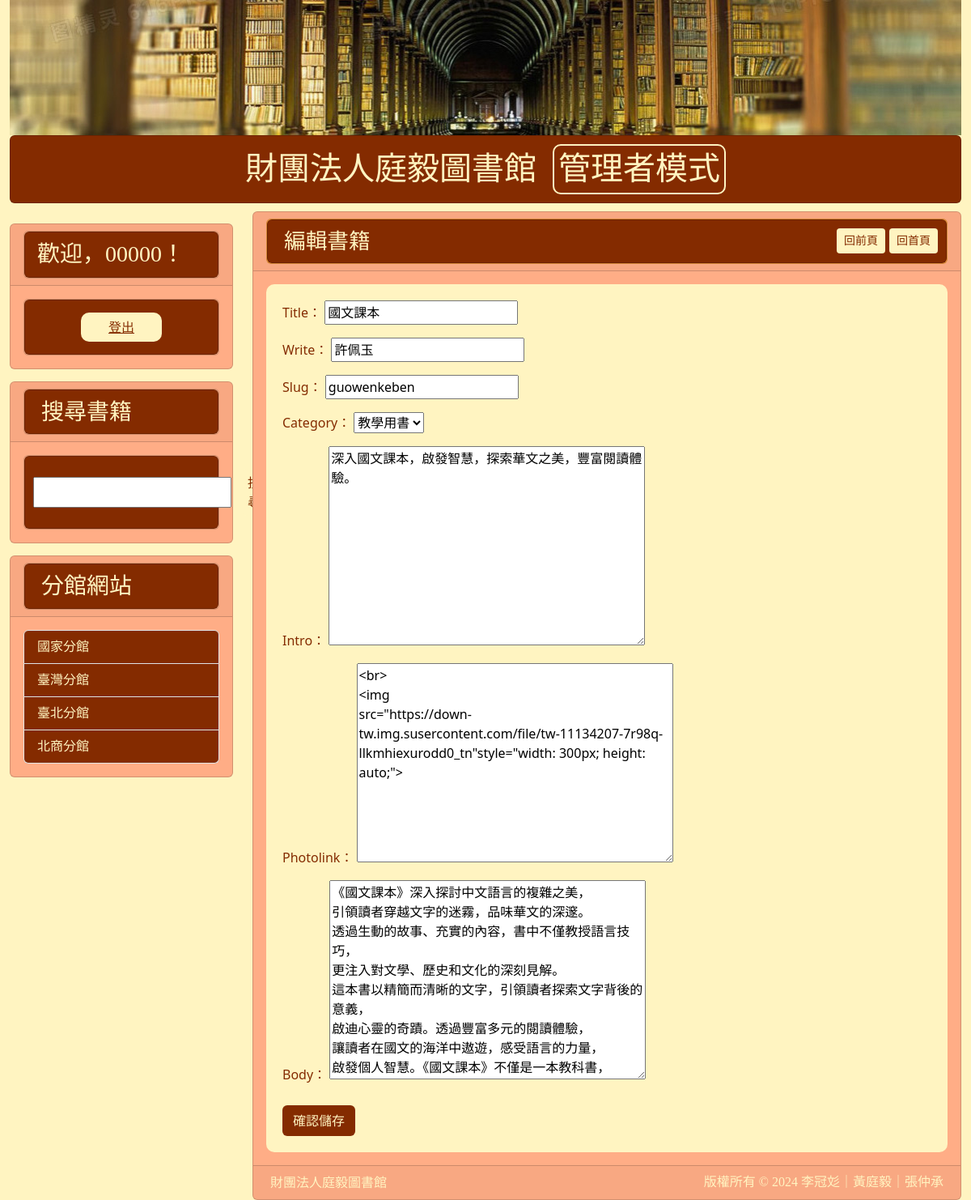
/edit_book/3/ (signed in), run on an earlier commit of the app's database.
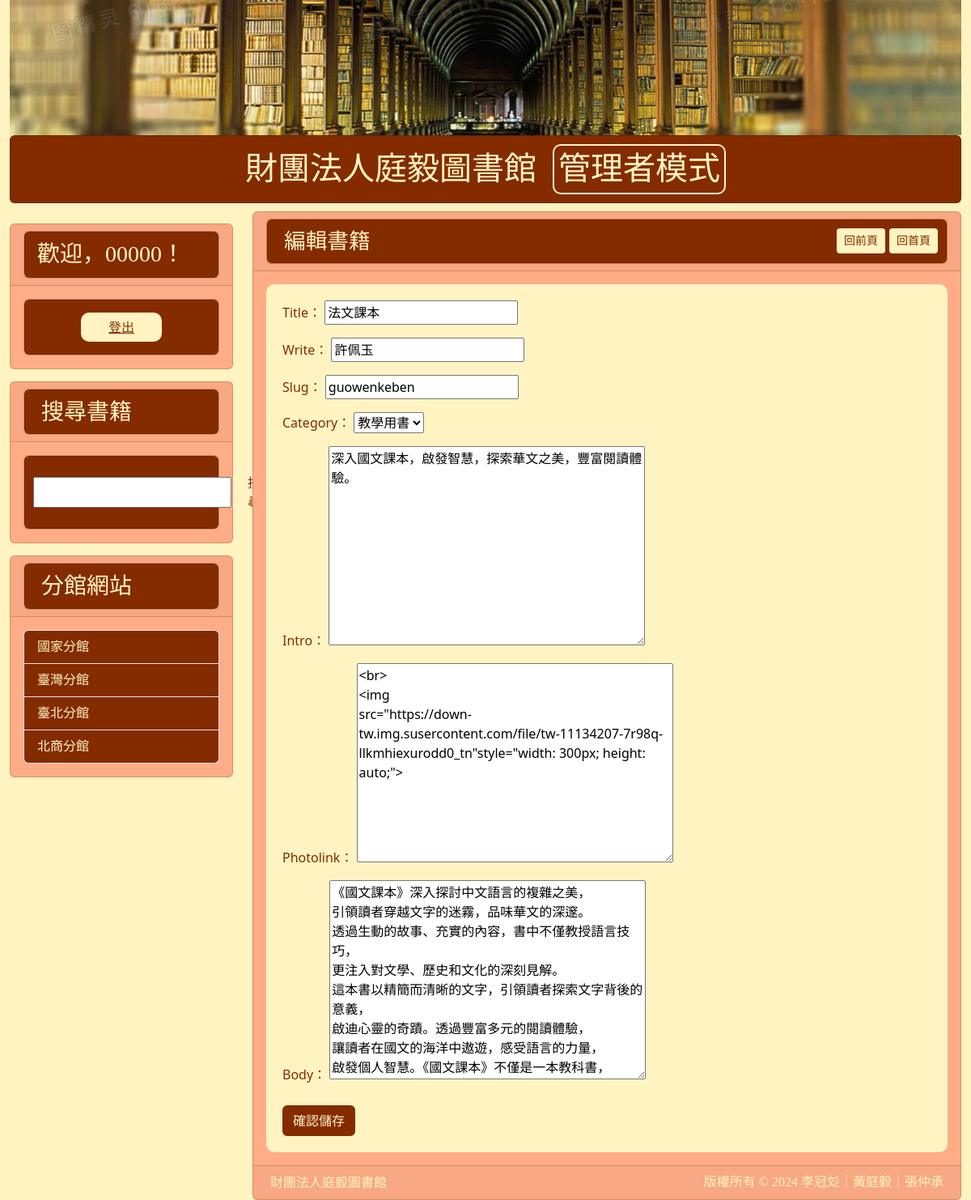
And on a later commit of the database.
### mysite/models.py (models this page shows, shortened)
class Post(models.Model):
    title = models.CharField(max_length=50)
    write = models.CharField(max_length=50, default="不詳")
    slug = models.CharField(max_length=200)
    bookstype=[("一般書籍","一般書籍"),("教學用書","教學用書")]
    category = models.CharField(max_length=20, choices=bookstype, default="一般書籍")
    intro = models.TextField(default="", blank=True)
    photolink = models.TextField(default="", blank=True)
    body = models.TextField()
    borrower = models.CharField(max_length=150, blank=True, null=True)
    isBorrow = models.BooleanField(_("外借中"), default=False)
    pub_date = models.DateTimeField(auto_now_add=True)
    reservations = models.ManyToManyField(User, related_name='reserved_books', blank=True)
    borrowing_records = models.ManyToManyField(BorrowingRecord, related_name='borrowed_books', blank=True)
    @property
    def formatted_is_borrow(self):
        if self.isBorrow:
            try:
                user = User.objects.get(username=self.borrower)
                return f'<span style="color: white; background-color: red; border: 1px solid white; padding: 3px; border-radius: 3px;">已出借給{user.username}</span>'
            except User.DoesNotExist:
                return f'<span style="color: white; background-color: red; border: 1px solid white; padding: 3px; border-radius: 3px;">已出借給 {self.borrower}</span>'
        elif self.is_reserved:
            reservations = self.reservations.all()
            if reservations and self.borrower != reservations[0].username:
                return '<span style="color: white; background-color: gold; border: 1px solid white; padding: 3px; border-radius: 3px;">尚有預約者</span>'
        else:
            return '<span style="color: white; background-color: green; border: 1px solid white; padding: 3px; border-radius: 3px;">可立即借閱</span>'
    formatted_is_borrow.fget.short_description = "外借狀態"
    class Meta:
        ordering = ("-pub_date",)

### mysite/views.py (the view)
# urls.py: path('edit_book/<int:book_id>/', edit_book, name='edit_book'),
@login_required
def edit_book(request, book_id):
    book = get_object_or_404(Post, id=book_id)
    if request.method == 'POST':
        form = EditBookForm(request.POST, instance=book)
        if form.is_valid():
            form.save()
            return HttpResponseRedirect(reverse('showpost', kwargs={'slug': book.slug}))
    else:
        form = EditBookForm(instance=book)
    return render(request, 'edit_book.html', {'form': form, 'book': book})

### mysite/forms.py
class EditBookForm(forms.ModelForm):
    class Meta:
        model = Post
        fields = ['title', 'write', 'slug', 'category', 'intro', 'photolink', 'body']

### templates/edit_book.html (shortened to what this page needs)
{% extends 'base.html' %}
{% block headmessage %}
    <div class="card" style="background-color:#FFA042;">
        <div class="card" style="background-color:#842B00;">
            <h3 style="font-family:微軟正黑體; font-size: 20pt; color:#FFF4C1; margin-left: 10px; margin-bottom: 0px; padding: 10px">編輯書籍
                <a class="btn btn-sm" style="background-color:#FFF4C1; color: #842B00; margin-top: 10px; float: right; margin-top: 0px; margin-right: 0px;" href='/'>回首頁</a>
                <a class="btn btn-sm" style="background-color:#FFF4C1; color: #842B00; margin-top: 10px; float: right; margin-top: 0px; margin-right: 5px;" href='{{ request.META.HTTP_REFERER }}'>回前頁</a>
            </h3>
        </div>
    </div>
{% endblock headmessage %}
{% block content %}
    <form action="" method="post" style="background-color: #FFF4C1; color: #842B00; padding: 20px; border-radius: 10px;">
          <table style="color: #842B00;">
            {{ form.as_p }}
          </table>
        <input type='submit' class="btn" style="background-color:#842B00; color: #FFF4C1; margin-top: 10px;" value='確認儲存'>
    </form>
{% endblock content %}

What changed in the data, as far as the page shows it:
changed Post "許佩玉": title "國文課本" → "法文課本"
